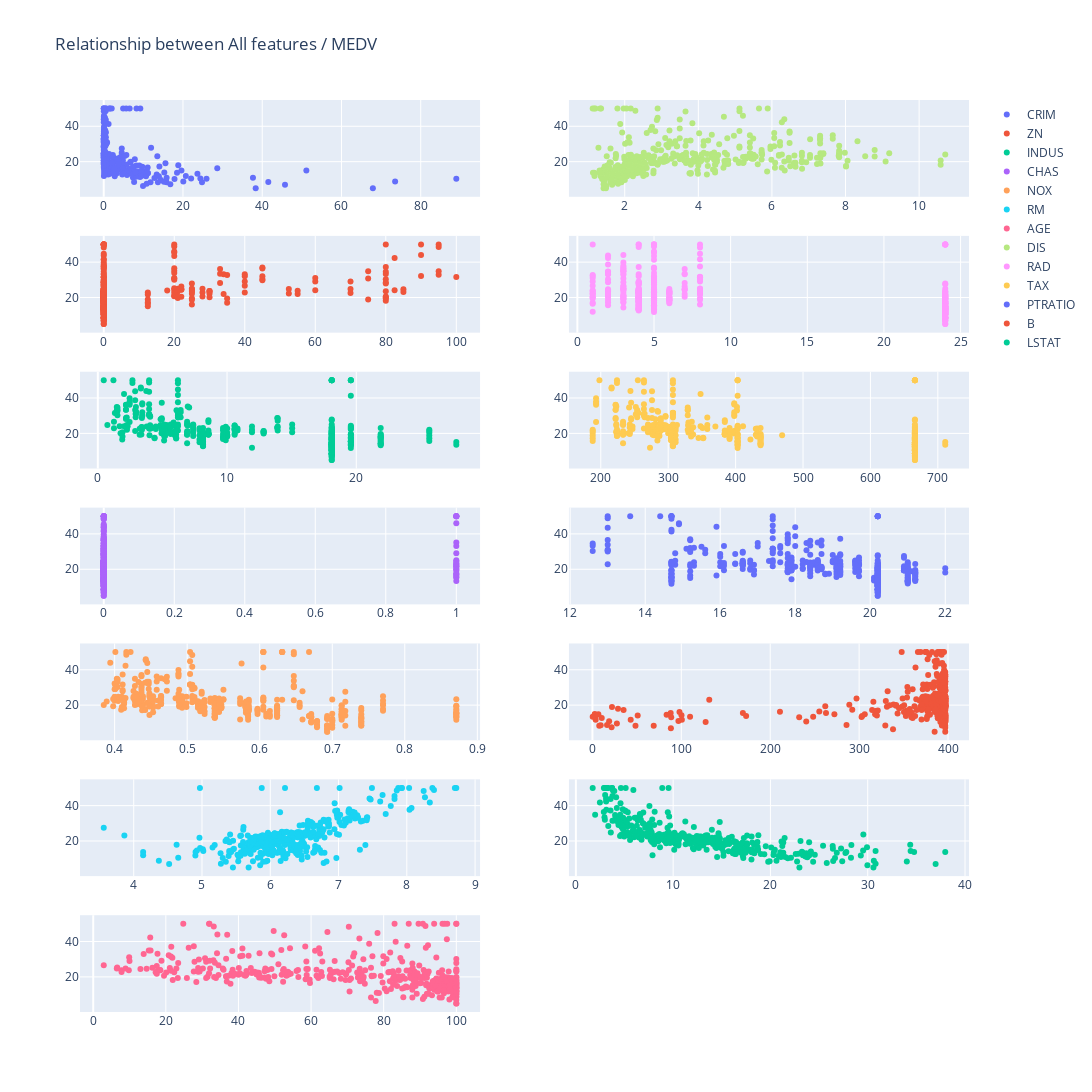

The cell this chart's notebook holds for it:
### Code cell
plot_relation(X_df, y_df, 2)

### Figure 1 — Plotly figure (JSON) as saved in the notebook; plotly's stock layout.template omitted (floating-point values rounded to 4 significant figures; data arrays with more than 128 entries replaced by an {"elided": "..."} marker saying what was removed)
{"data": [{"customdata": {"elided": "404 int values"}, "hovertemplate": "index:%{customdata} (X: %{x}, y: %{y})", "mode": "markers", "name": "CRIM", "type": "scatter", "x": {"elided": "404 float values"}, "xaxis": "x", "y": {"elided": "404 float values"}, "yaxis": "y"}, {"customdata": {"elided": "404 int values"}, "hovertemplate": "index:%{customdata} (X: %{x}, y: %{y})", "mode": "markers", "name": "ZN", "type": "scatter", "x": {"elided": "404 float values"}, "xaxis": "x3", "y": {"elided": "404 float values"}, "yaxis": "y3"}, {"customdata": {"elided": "404 int values"}, "hovertemplate": "index:%{customdata} (X: %{x}, y: %{y})", "mode": "markers", "name": "INDUS", "type": "scatter", "x": {"elided": "404 float values"}, "xaxis": "x5", "y": {"elided": "404 float values"}, "yaxis": "y5"}, {"customdata": {"elided": "404 int values"}, "hovertemplate": "index:%{customdata} (X: %{x}, y: %{y})", "mode": "markers", "name": "CHAS", "type": "scatter", "x": {"elided": "404 int values"}, "xaxis": "x7", "y": {"elided": "404 float values"}, "yaxis": "y7"}, {"customdata": {"elided": "404 int values"}, "hovertemplate": "index:%{customdata} (X: %{x}, y: %{y})", "mode": "markers", "name": "NOX", "type": "scatter", "x": {"elided": "404 float values"}, "xaxis": "x9", "y": {"elided": "404 float values"}, "yaxis": "y9"}, {"customdata": {"elided": "404 int values"}, "hovertemplate": "index:%{customdata} (X: %{x}, y: %{y})", "mode": "markers", "name": "RM", "type": "scatter", "x": {"elided": "404 float values"}, "xaxis": "x11", "y": {"elided": "404 float values"}, "yaxis": "y11"}, {"customdata": {"elided": "404 int values"}, "hovertemplate": "index:%{customdata} (X: %{x}, y: %{y})", "mode": "markers", "name": "AGE", "type": "scatter", "x": {"elided": "404 float values"}, "xaxis": "x13", "y": {"elided": "404 float values"}, "yaxis": "y13"}, {"customdata": {"elided": "404 int values"}, "hovertemplate": "index:%{customdata} (X: %{x}, y: %{y})", "mode": "markers", "name": "DIS", "type": "scatter", "x": {"elided": "404 float values"}, "xaxis": "x2", "y": {"elided": "404 float values"}, "yaxis": "y2"}, {"customdata": {"elided": "404 int values"}, "hovertemplate": "index:%{customdata} (X: %{x}, y: %{y})", "mode": "markers", "name": "RAD", "type": "scatter", "x": {"elided": "404 int values"}, "xaxis": "x4", "y": {"elided": "404 float values"}, "yaxis": "y4"}, {"customdata": {"elided": "404 int values"}, "hovertemplate": "index:%{customdata} (X: %{x}, y: %{y})", "mode": "markers", "name": "TAX", "type": "scatter", "x": {"elided": "404 int values"}, "xaxis": "x6", "y": {"elided": "404 float values"}, "yaxis": "y6"}, {"customdata": {"elided": "404 int values"}, "hovertemplate": "index:%{customdata} (X: %{x}, y: %{y})", "mode": "markers", "name": "PTRATIO", "type": "scatter", "x": {"elided": "404 float values"}, "xaxis": "x8", "y": {"elided": "404 float values"}, "yaxis": "y8"}, {"customdata": {"elided": "404 int values"}, "hovertemplate": "index:%{customdata} (X: %{x}, y: %{y})", "mode": "markers", "name": "B", "type": "scatter", "x": {"elided": "404 float values"}, "xaxis": "x10", "y": {"elided": "404 float values"}, "yaxis": "y10"}, {"customdata": {"elided": "404 int values"}, "hovertemplate": "index:%{customdata} (X: %{x}, y: %{y})", "mode": "markers", "name": "LSTAT", "type": "scatter", "x": {"elided": "404 float values"}, "xaxis": "x12", "y": {"elided": "404 float values"}, "yaxis": "y12"}], "layout": {"height": 2800, "title": {"text": "Relationship between All features / MEDV"}, "width": 1200, "xaxis": {"anchor": "y", "domain": [0, 0.45]}, "xaxis10": {"anchor": "y10", "domain": [0.55, 1]}, "xaxis11": {"anchor": "y11", "domain": [0, 0.45]}, "xaxis12": {"anchor": "y12", "domain": [0.55, 1]}, "xaxis13": {"anchor": "y13", "domain": [0, 0.45]}, "xaxis14": {"anchor": "y14", "domain": [0.55, 1]}, "xaxis2": {"anchor": "y2", "domain": [0.55, 1]}, "xaxis3": {"anchor": "y3", "domain": [0, 0.45]}, "xaxis4": {"anchor": "y4", "domain": [0.55, 1]}, "xaxis5": {"anchor": "y5", "domain": [0, 0.45]}, "xaxis6": {"anchor": "y6", "domain": [0.55, 1]}, "xaxis7": {"anchor": "y7", "domain": [0, 0.45]}, "xaxis8": {"anchor": "y8", "domain": [0.55, 1]}, "xaxis9": {"anchor": "y9", "domain": [0, 0.45]}, "yaxis": {"anchor": "x", "domain": [0.8939, 1]}, "yaxis10": {"anchor": "x10", "domain": [0.298, 0.4041]}, "yaxis11": {"anchor": "x11", "domain": [0.149, 0.2551]}, "yaxis12": {"anchor": "x12", "domain": [0.149, 0.2551]}, "yaxis13": {"anchor": "x13", "domain": [0, 0.1061]}, "yaxis14": {"anchor": "x14", "domain": [0, 0.1061]}, "yaxis2": {"anchor": "x2", "domain": [0.8939, 1]}, "yaxis3": {"anchor": "x3", "domain": [0.7449, 0.851]}, "yaxis4": {"anchor": "x4", "domain": [0.7449, 0.851]}, "yaxis5": {"anchor": "x5", "domain": [0.5959, 0.702]}, "yaxis6": {"anchor": "x6", "domain": [0.5959, 0.702]}, "yaxis7": {"anchor": "x7", "domain": [0.4469, 0.5531]}, "yaxis8": {"anchor": "x8", "domain": [0.4469, 0.5531]}, "yaxis9": {"anchor": "x9", "domain": [0.298, 0.4041]}}}
